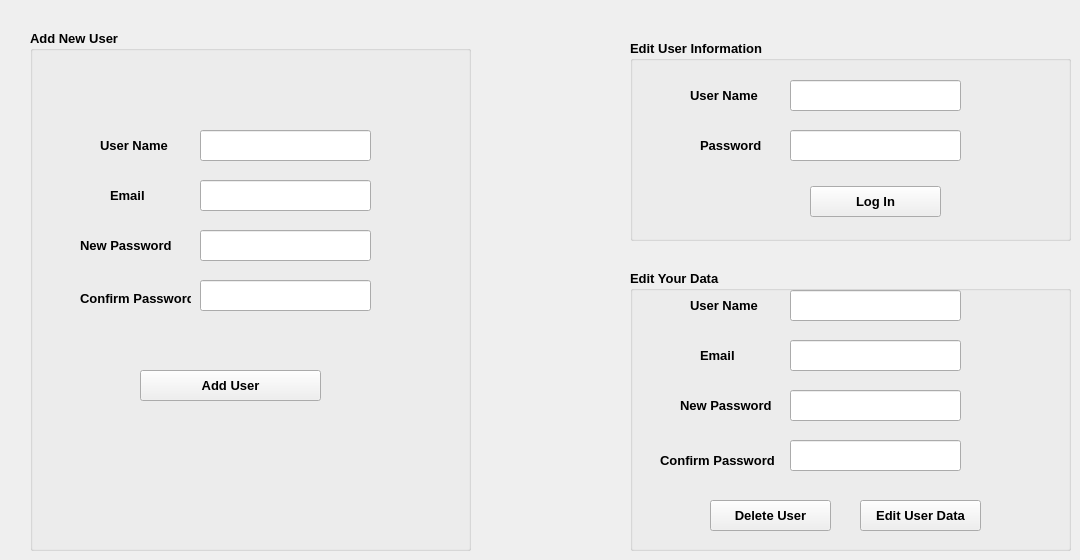
    <widget class="QWidget" name="tab_3">
     <attribute name="title">
      <string>User Information</string>
     </attribute>
     <widget class="QGroupBox" name="groupBox">
      <property name="geometry">
       <rect>
        <x>30</x>
        <y>30</y>
        <width>441</width>
        <height>521</height>
       </rect>
      </property>
      <property name="font">
       <font>
        <pointsize>10</pointsize>
        <weight>75</weight>
        <bold>true</bold>
       </font>
      </property>
      <property name="title">
       <string>Add New User</string>
      </property>
      <widget class="QLabel" name="label_16">
       <property name="geometry">
        <rect>
         <x>70</x>
         <y>100</y>
         <width>91</width>
         <height>31</height>
        </rect>
       </property>
       <property name="font">
        <font>
         <pointsize>10</pointsize>
        </font>
       </property>
       <property name="text">
        <string>User Name</string>
       </property>
      </widget>
      <widget class="QLabel" name="label_17">
       <property name="geometry">
        <rect>
         <x>80</x>
         <y>150</y>
         <width>71</width>
         <height>31</height>
        </rect>
       </property>
       <property name="font">
        <font>
         <pointsize>10</pointsize>
        </font>
       </property>
       <property name="text">
        <string>Email</string>
       </property>
      </widget>
      <widget class="QLabel" name="label_18">
       <property name="geometry">
        <rect>
         <x>50</x>
         <y>200</y>
         <width>111</width>
         <height>31</height>
        </rect>
       </property>
       <property name="font">
        <font>
         <pointsize>10</pointsize>
        </font>
       </property>
       <property name="text">
        <string>New Password</string>
       </property>
      </widget>
      <widget class="QLabel" name="label_19">
       <property name="geometry">
        <rect>
         <x>50</x>
         <y>260</y>
         <width>111</width>
         <height>16</height>
        </rect>
       </property>
       <property name="font">
        <font>
         <pointsize>10</pointsize>
        </font>
       </property>
       <property name="text">
        <string>Confirm Password</string>
       </property>
      </widget>
      <widget class="QLineEdit" name="lineEdit_9">
       <property name="geometry">
        <rect>
         <x>170</x>
         <y>100</y>
         <width>171</width>
         <height>31</height>
        </rect>
       </property>
      </widget>
      <widget class="QLineEdit" name="lineEdit_10">
       <property name="geometry">
        <rect>
         <x>170</x>
         <y>150</y>
         <width>171</width>
         <height>31</height>
        </rect>
       </property>
      </widget>
      <widget class="QLineEdit" name="lineEdit_11">
       <property name="geometry">
        <rect>
         <x>170</x>
         <y>200</y>
         <width>171</width>
         <height>31</height>
        </rect>
       </property>
       <property name="echoMode">
        <enum>QLineEdit::Password</enum>
       </property>
      </widget>
      <widget class="QLineEdit" name="lineEdit_12">
       <property name="geometry">
        <rect>
         <x>170</x>
         <y>250</y>
         <width>171</width>
         <height>31</height>
        </rect>
       </property>
       <property name="echoMode">
        <enum>QLineEdit::Password</enum>
       </property>
      </widget>
      <widget class="QPushButton" name="pushButton_11">
       <property name="enabled">
        <bool>true</bool>
       </property>
       <property name="geometry">
        <rect>
         <x>110</x>
         <y>340</y>
         <width>181</width>
         <height>31</height>
        </rect>
       </property>
       <property name="font">
        <font>
         <pointsize>10</pointsize>
        </font>
       </property>
       <property name="text">
        <string>Add User</string>
       </property>
       <property name="autoDefault">
        <bool>false</bool>
       </property>
      </widget>
      <widget class="QLabel" name="label_44">
       <property name="geometry">
        <rect>
         <x>60</x>
         <y>290</y>
         <width>321</width>
         <height>31</height>
        </rect>
       </property>
       <property name="font">
        <font>
         <family>Constantia</family>
         <pointsize>10</pointsize>
         <weight>75</weight>
         <bold>true</bold>
        </font>
       </property>
       <property name="text">
        <string/>
       </property>
      </widget>
     </widget>
     <widget class="QGroupBox" name="groupBox_2">
      <property name="geometry">
       <rect>
        <x>630</x>
        <y>40</y>
        <width>441</width>
        <height>201</height>
       </rect>
      </property>
      <property name="font">
       <font>
        <pointsize>10</pointsize>
        <weight>75</weight>
        <bold>true</bold>
       </font>
      </property>
      <property name="title">
       <string>Edit User Information</string>
      </property>
      <widget class="QLineEdit" name="lineEdit_14">
       <property name="geometry">
        <rect>
         <x>160</x>
         <y>90</y>
         <width>171</width>
         <height>31</height>
        </rect>
       </property>
       <property name="echoMode">
        <enum>QLineEdit::Password</enum>
       </property>
      </widget>
      <widget class="QLabel" name="label_20">
       <property name="geometry">
        <rect>
         <x>60</x>
         <y>40</y>
         <width>91</width>
         <height>31</height>
        </rect>
       </property>
       <property name="font">
        <font>
         <pointsize>10</pointsize>
        </font>
       </property>
       <property name="text">
        <string>User Name</string>
       </property>
      </widget>
      <widget class="QLabel" name="label_21">
       <property name="geometry">
        <rect>
         <x>70</x>
         <y>90</y>
         <width>81</width>
         <height>31</height>
        </rect>
       </property>
       <property name="font">
        <font>
         <pointsize>10</pointsize>
        </font>
       </property>
       <property name="text">
        <string>Password</string>
       </property>
      </widget>
      <widget class="QLineEdit" name="lineEdit_13">
       <property name="geometry">
        <rect>
         <x>160</x>
         <y>40</y>
         <width>171</width>
         <height>31</height>
        </rect>
       </property>
      </widget>
      <widget class="QGroupBox" name="groupBox_3">
       <property name="geometry">
        <rect>
         <x>480</x>
         <y>120</y>
         <width>411</width>
         <height>461</height>
        </rect>
       </property>
       <property name="title">
        <string>Edit User Information</string>
       </property>
       <widget class="QLineEdit" name="lineEdit_15">
        <property name="geometry">
         <rect>
          <x>160</x>
          <y>90</y>
          <width>171</width>
          <height>31</height>
         </rect>
        </property>
       </widget>
       <widget class="QLabel" name="label_22">
        <property name="geometry">
         <rect>
          <x>70</x>
          <y>30</y>
          <width>71</width>
          <height>31</height>
         </rect>
        </property>
        <property name="font">
         <font>
          <pointsize>10</pointsize>
         </font>
        </property>
        <property name="text">
         <string>User Name</string>
        </property>
       </widget>
       <widget class="QLabel" name="label_23">
        <property name="geometry">
         <rect>
          <x>70</x>
          <y>90</y>
          <width>71</width>
          <height>31</height>
         </rect>
        </property>
        <property name="font">
         <font>
          <pointsize>10</pointsize>
         </font>
        </property>
        <property name="text">
         <string>Password</string>
        </property>
       </widget>
       <widget class="QLineEdit" name="lineEdit_16">
        <property name="geometry">
         <rect>
          <x>160</x>
          <y>30</y>
          <width>171</width>
          <height>31</height>
         </rect>
        </property>
       </widget>
      </widget>
      <widget class="QPushButton" name="pushButton_13">
       <property name="enabled">
        <bool>true</bool>
       </property>
       <property name="geometry">
        <rect>
         <x>180</x>
         <y>146</y>
         <width>131</width>
         <height>31</height>
        </rect>
       </property>
       <property name="font">
        <font>
         <pointsize>10</pointsize>
        </font>
       </property>
       <property name="text">
        <string>Log In</string>
       </property>
       <property name="autoDefault">
        <bool>false</bool>
       </property>
      </widget>
      <widget class="QLabel" name="label_45">
       <property name="geometry">
        <rect>
         <x>40</x>
         <y>70</y>
         <width>111</width>
         <height>16</height>
        </rect>
       </property>
       <property name="styleSheet">
        <string notr="true">color: rgb(255, 0, 0);
</string>
       </property>
       <property name="text">
        <string/>
       </property>
      </widget>
      <widget class="QLabel" name="label_46">
       <property name="geometry">
        <rect>
         <x>60</x>
         <y>120</y>
         <width>111</width>
         <height>16</height>
        </rect>
       </property>
       <property name="styleSheet">
        <string notr="true">color: rgb(255, 0, 0);
</string>
       </property>
       <property name="text">
        <string/>
       </property>
      </widget>
     </widget>
     <widget class="QGroupBox" name="groupBox_5">
      <property name="geometry">
       <rect>
        <x>630</x>
        <y>270</y>
        <width>441</width>
        <height>281</height>
       </rect>
      </property>
      <property name="font">
       <font>
        <pointsize>10</pointsize>
        <weight>75</weight>
        <bold>true</bold>
       </font>
      </property>
      <property name="title">
       <string>Edit Your Data</string>
      </property>
      <widget class="QLabel" name="label_25">
       <property name="geometry">
        <rect>
         <x>50</x>
         <y>120</y>
         <width>101</width>
         <height>31</height>
        </rect>
       </property>
       <property name="font">
        <font>
         <pointsize>10</pointsize>
        </font>
       </property>
       <property name="text">
        <string>New Password</string>
       </property>
      </widget>
      <widget class="QLineEdit" name="lineEdit_20">
       <property name="geometry">
        <rect>
         <x>160</x>
         <y>70</y>
         <width>171</width>
         <height>31</height>
        </rect>
       </property>
      </widget>
      <widget class="QLabel" name="label_24">
       <property name="geometry">
        <rect>
         <x>70</x>
         <y>70</y>
         <width>81</width>
         <height>31</height>
        </rect>
       </property>
       <property name="font">
        <font>
         <pointsize>10</pointsize>
        </font>
       </property>
       <property name="text">
        <string>Email</string>
       </property>
      </widget>
      <widget class="QLineEdit" name="lineEdit_17">
       <property name="geometry">
        <rect>
         <x>160</x>
         <y>170</y>
         <width>171</width>
         <height>31</height>
        </rect>
       </property>
       <property name="echoMode">
        <enum>QLineEdit::Password</enum>
       </property>
      </widget>
      <widget class="QLabel" name="label_27">
       <property name="geometry">
        <rect>
         <x>30</x>
         <y>180</y>
         <width>121</width>
         <height>20</height>
        </rect>
       </property>
       <property name="font">
        <font>
         <pointsize>10</pointsize>
        </font>
       </property>
       <property name="text">
        <string>Confirm Password</string>
       </property>
      </widget>
      <widget class="QPushButton" name="pushButton_12">
       <property name="enabled">
        <bool>true</bool>
       </property>
       <property name="geometry">
        <rect>
         <x>230</x>
         <y>230</y>
         <width>121</width>
         <height>31</height>
        </rect>
       </property>
       <property name="font">
        <font>
         <pointsize>10</pointsize>
        </font>
       </property>
       <property name="text">
        <string>Edit User Data</string>
       </property>
       <property name="autoDefault">
        <bool>false</bool>
       </property>
      </widget>
      <widget class="QLineEdit" name="lineEdit_19">
       <property name="geometry">
        <rect>
         <x>160</x>
         <y>120</y>
         <width>171</width>
         <height>31</height>
        </rect>
       </property>
       <property name="echoMode">
        <enum>QLineEdit::Password</enum>
       </property>
      </widget>
      <widget class="QLineEdit" name="lineEdit_18">
       <property name="geometry">
        <rect>
         <x>160</x>
         <y>20</y>
         <width>171</width>
         <height>31</height>
        </rect>
       </property>
      </widget>
      <widget class="QLabel" name="label_26">
       <property name="geometry">
        <rect>
         <x>60</x>
         <y>20</y>
         <width>91</width>
         <height>31</height>
        </rect>
       </property>
       <property name="font">
        <font>
         <pointsize>10</pointsize>
        </font>
       </property>
       <property name="text">
        <string>User Name</string>
       </property>
      </widget>
      <widget class="QPushButton" name="pushButton_27">
       <property name="enabled">
        <bool>true</bool>
       </property>
       <property name="geometry">
        <rect>
         <x>80</x>
         <y>230</y>
         <width>121</width>
         <height>31</height>
        </rect>
       </property>
       <property name="font">
        <font>
         <pointsize>10</pointsize>
        </font>
       </property>
       <property name="text">
        <string>Delete User</string>
       </property>
       <property name="autoDefault">
        <bool>false</bool>
       </property>
      </widget>
     </widget>
    </widget>
